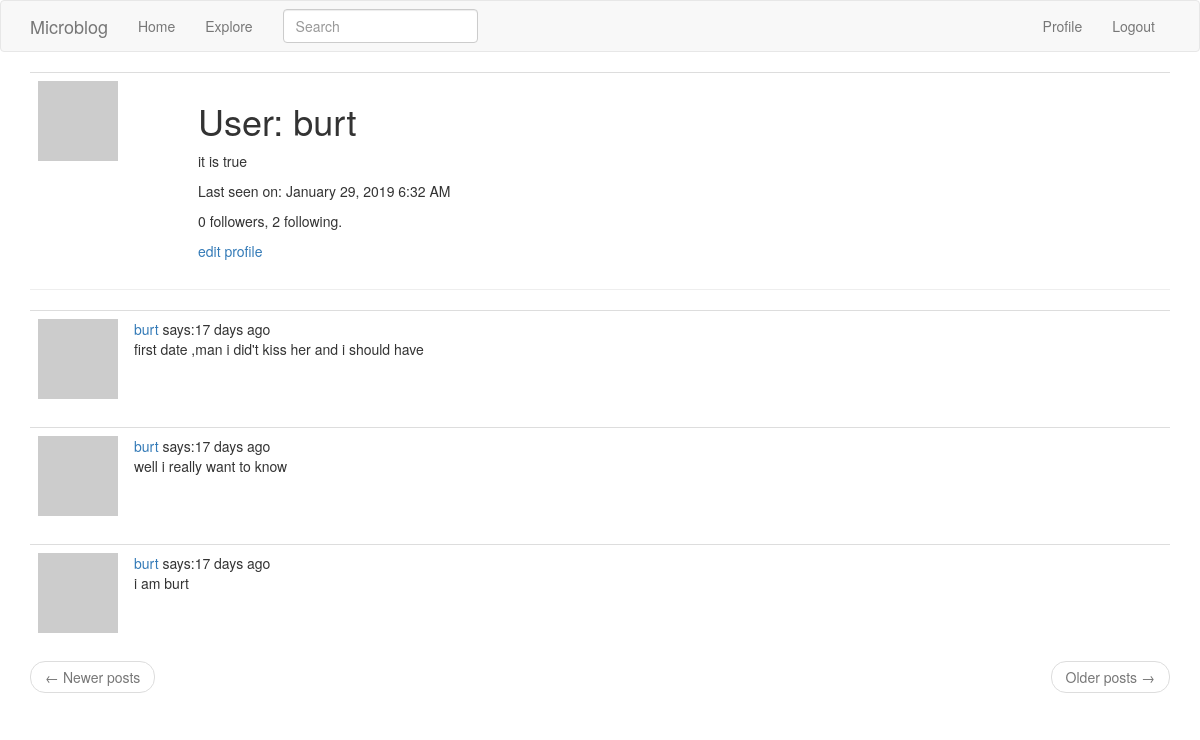
Page /user/burt (signed in) on the earlier database version.
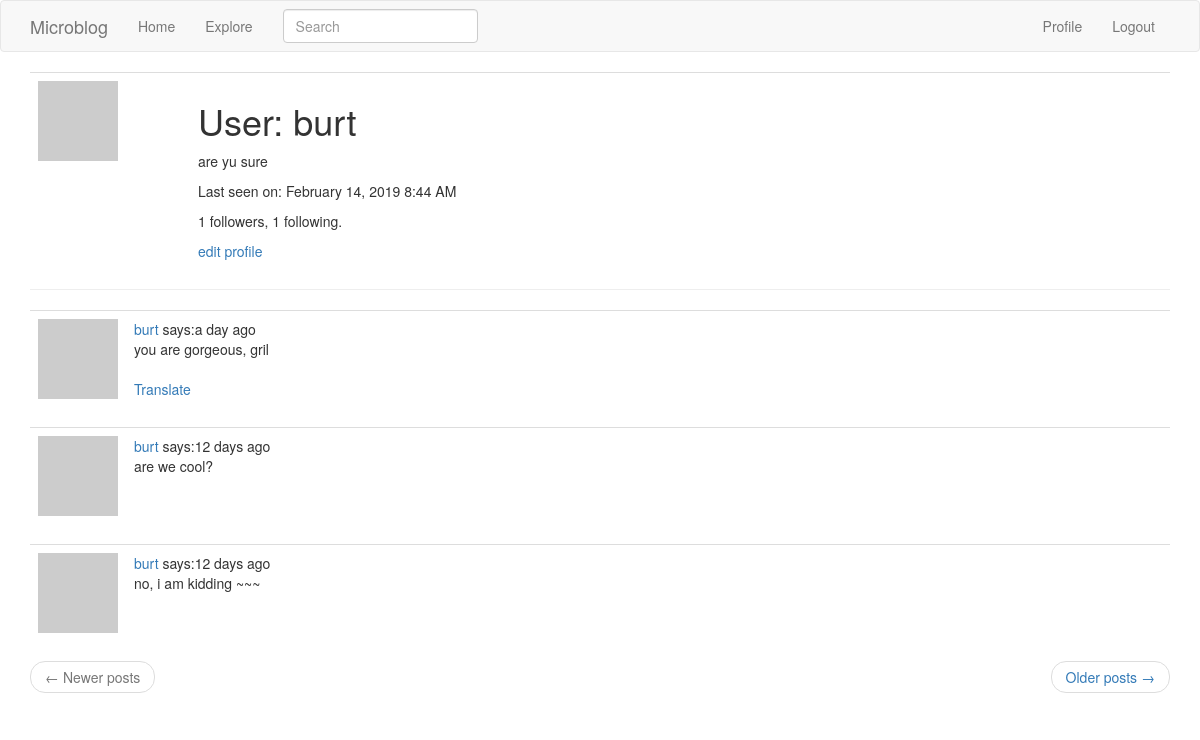
Same page on the later database version.
### app/models.py (models this page shows, shortened)
class User(UserMixin, db.Model):
    id = db.Column(db.Integer, autoincrement=True, primary_key=True)
    username = db.Column(db.String(64), index=True, unique=True)
    email = db.Column(db.String(120), index=True, unique=True)
    password_hash = db.Column(db.String(128))
    about_me = db.Column(db.String(140))
    last_seen = db.Column(db.DateTime, default=datetime.utcnow)
    posts = db.relationship('Post', backref='author', lazy='dynamic')
    followed = db.relationship('User',
                               secondary=followers,
                               primaryjoin=(followers.c.follower_id == id),
                               secondaryjoin=(followers.c.followed_id == id),
                               backref=db.backref('followers', lazy='dynamic'),
                               lazy='dynamic')
    def avatar(self, size):
        digest = md5(self.email.lower().encode('utf-8')).hexdigest()
        return 'https://www.gravatar.com/avatar/{}?d=monsterid&s={}'.format(digest, size)

class SearchableMixin(object):
    @classmethod
    def before_commit(cls, session):
        session._changes = {
            'add': list(session.new),
            'update': list(session.dirty),
            'delete': list(session.deleted)
        }
    @classmethod
    def after_commit(cls, session):
        for obj in session._changes['add']:
            if isinstance(obj, SearchableMixin):
                add_to_index(obj.__tablename__, obj)
        for obj in session._changes['update']:
            if isinstance(obj, SearchableMixin):
                add_to_index(obj.__tablename__, obj)
        for obj in session._changes['delete']:
            if isinstance(obj, SearchableMixin):
                remove_from_index(obj.__tablename__, obj)
        session._changes = None

class Post(SearchableMixin, db.Model):
    id = db.Column(db.Integer, autoincrement=True, primary_key=True)
    body = db.Column(db.String(140))
    timestamp = db.Column(db.DateTime, index=True, default=datetime.utcnow)
    user_id = db.Column(db.Integer, db.ForeignKey('user.id'))
    language = db.Column(db.String(5))
    __searchable__ = ['body']

### app/main/routes.py (the view)
@bp.route('/user/<username>', methods=['GET'])
@login_required
def user(username):
    page = request.args.get('page', default=1, type=int)
    user = User.query.filter_by(username=username).first_or_404()
    posts = (user.posts
             .order_by(Post.timestamp.desc())
             .paginate(page, current_app.config['POSTS_PER_PAGE'], False))
    next_url = url_for('main.user', username=user.username, page=posts.next_num) if posts.has_next else None
    prev_url = url_for('main.user', username=user.username, page=posts.prev_num) if posts.has_prev else None
    return render_template('user.html', title='User', user=user,
                           posts=posts.items, next_url=next_url, prev_url=prev_url)

### app/main/forms.py
class SearchForm(FlaskForm):
    q = StringField('Search', validators=[DataRequired()])
    def __init__(self, *args, **kwargs):
        if 'formdata' not in kwargs:
            kwargs['formdata'] = request.args
        if 'csrf_enabled' not in kwargs:
            kwargs['csrf_enabled'] = False
        super(SearchForm, self).__init__(*args, **kwargs)

### app/main/routes.py (called while the page is built)
@bp.before_app_request
def before_request():
    if current_user.is_authenticated:
        current_user.last_seen = datetime.utcnow()
        db.session.commit()
        g.search_form = SearchForm()

### app/models.py (called while the page is built)
@login.user_loader
def load_user(uid):
    return User.query.get(int(uid))

### app/templates/user.html
{% extends "base.html" %}
{% import 'bootstrap/wtf.html' as wtf %}
{% block app_content %}
<table class="table table-hover">
    <tr>
        <td width="160px"><img src="{{ user.avatar(160) }}"></td>
        <td>
            <h1>User: {{ user.username }}</h1>
            {% if user.about_me %}<p>{{ user.about_me }}</p>{% endif %}
            {% if user.last_seen %}<p>Last seen on: {{ moment(user.last_seen).format('LLL') }}</p>{% endif %}
            <p>{{ user.followers.count() }} followers, {{ user.followed.count() }} following.</p>
            {% if user==current_user %}<a href="{{ url_for('main.edit_profile') }}">edit profile</a>
            {% elif current_user.is_following(user) %}
            <p>
                <a href="{{ url_for('main.unfollow', username=user.username) }}">
                    UnFollow
                </a>
            </p>
            {% else %}
            <p>
                <a href="{{ url_for('main.follow', username=user.username) }}">
                    Follow
                </a>
            </p>
            {% endif %}
        </td>
    </tr>
</table>
<hr>
{% for post in posts %}
{% include "_post.html" %}
{% endfor %}
<nav aria-label="...">
        <ul class="pager">
            <li class="previous{% if not prev_url %} disabled{% endif %}">
                <a href="{{ prev_url or '#' }}">
                    <span aria-hidden="true">&larr;</span> Newer posts
                </a>
            </li>
            <li class="next{% if not next_url %} disabled{% endif %}">
                <a href="{{ next_url or '#' }}">
                    Older posts <span aria-hidden="true">&rarr;</span>
                </a>
            </li>
        </ul>
</nav>
{% endblock %}

### app/templates/base.html (shortened to what this page needs)
{% extends 'bootstrap/base.html' %}
{% block navbar %}
    <nav class="navbar navbar-default">
        <div class="container">
            <div class="navbar-header">
                <a class="navbar-brand" href="{{ url_for('main.index') }}">Microblog</a>
            </div>
            <div class="collapse navbar-collapse" id="bs-example-navbar-collapse-1">
                <ul class="nav navbar-nav">
                    <li><a href="{{ url_for('main.index') }}">Home</a></li>
                    <li><a href="{{ url_for('main.explore') }}">Explore</a></li>
                </ul>
                {% if g.search_form %}
                <form class="navbar-form navbar-left" action="{{ url_for('main.search') }}"
                      method="get">
                    <div class="form-group">
                        {{ g.search_form.q(size=20, class='form-control', placeholder=g.search_form.q.label.text) }}
                    </div>
                </form>
                {% endif %}
                <ul class="nav navbar-nav navbar-right">
                    {% if current_user.is_anonymous %}
                    <li><a href="{{ url_for('auth.login') }}">Login</a></li>
                    {% else %}
                    <li><a href="{{ url_for('main.user', username=current_user.username) }}">Profile</a></li>
                    <li><a href="{{ url_for('auth.logout') }}">Logout</a></li>
                    {% endif %}
                </ul>
            </div>
        </div>
    </nav>
{% endblock %}
{% block content %}
    <div class="container">
        {% block app_content %}{% endblock %}
    </div>
{% endblock %}

### app/templates/_post.html
<table class="table table-hover">
    <tr>
        <td width="70px">
            <a href="{{ url_for('main.user', username=post.author.username) }}">
                <img src="{{ post.author.avatar(70) }}" alt="">
            </a>
        </td>
        <td>
            <a href="{{ url_for('main.user', username=post.author.username) }}">
                {{ post.author.username }}
            </a>
            says:{{ moment(post.timestamp).fromNow() }}
            <br>
                <span id="post{{ post.id }}">{{ post.body }}</span>
            {% if post.language and post.language != g.locale %}
            <br><br>
            <span id="translation{{ post.id }}">
                <a href="javascript:translate(
                            '#post{{ post.id }}',
                            '#translation{{ post.id }}',
                            '{{ post.language }}',
                            '{{ g.locale }}'
                            )">Translate</a>
            </span>
            {% endif %}
        </td>
    </tr>
</table>

Differences in the rows shown:
no longer on this page (row unchanged): Post: author.username "burt", timestamp "17 days ago", body "first date ,man i did't kiss her and i should have"
no longer on this page (row unchanged): Post: author.username "burt", timestamp "17 days ago", body "well i really want to know"
no longer on this page (row unchanged): Post: author.username "burt", timestamp "17 days ago", body "i am burt"
changed User "burt": about_me "it is true" → "are yu sure"; last_seen "January 29, 2019 6:32 AM" → "February 14, 2019 8:44 AM"
added Post: author.username "burt", timestamp "a day ago", body "you are gorgeous, gril"
added Post: author.username "burt", timestamp "12 days ago", body "are we cool?"
added Post: author.username "burt", timestamp "12 days ago", body "no, i am kidding ~~~"
Other differences:
{{ user.followers.count() }}: "0" → "1"
{{ user.followed.count() }}: "2" → "1"
